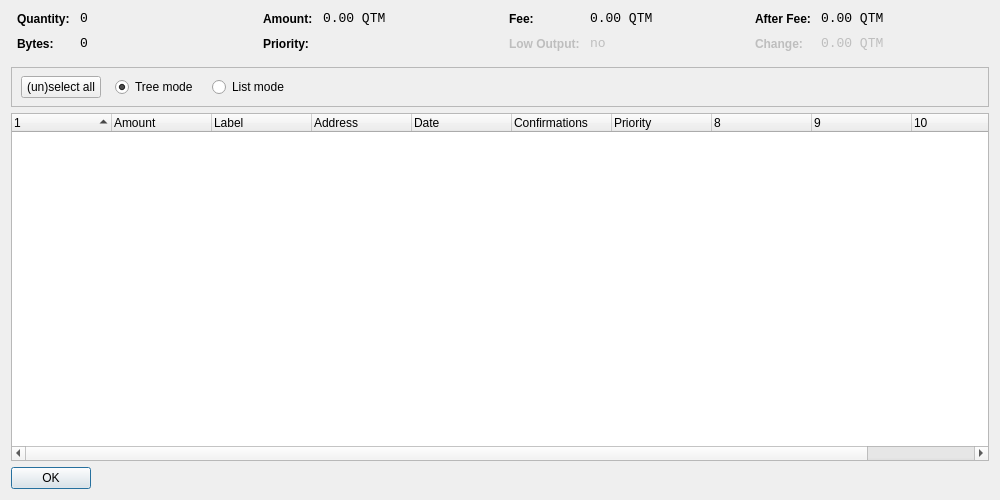
<?xml version="1.0" encoding="UTF-8"?>
<ui version="4.0">
 <class>CoinControlDialog</class>
 <widget class="QDialog" name="CoinControlDialog">
  <property name="geometry">
   <rect>
    <x>0</x>
    <y>0</y>
    <width>1000</width>
    <height>500</height>
   </rect>
  </property>
  <property name="windowTitle">
   <string>Coin Control</string>
  </property>
  <layout class="QVBoxLayout" name="verticalLayout">
   <item>
    <layout class="QHBoxLayout" name="horizontalLayoutTop" stretch="0,0,0,0">
     <property name="topMargin">
      <number>0</number>
     </property>
     <property name="bottomMargin">
      <number>10</number>
     </property>
     <item>
      <layout class="QFormLayout" name="formLayoutCoinControl1">
       <property name="horizontalSpacing">
        <number>10</number>
       </property>
       <property name="verticalSpacing">
        <number>10</number>
       </property>
       <property name="leftMargin">
        <number>6</number>
       </property>
       <property name="rightMargin">
        <number>6</number>
       </property>
       <item row="0" column="0">
        <widget class="QLabel" name="labelCoinControlQuantityText">
         <property name="styleSheet">
          <string notr="true">font-weight:bold;</string>
         </property>
         <property name="text">
          <string>Quantity:</string>
         </property>
        </widget>
       </item>
       <item row="0" column="1">
        <widget class="QLabel" name="labelCoinControlQuantity">
         <property name="font">
          <font>
           <family>Monospace</family>
           <pointsize>10</pointsize>
          </font>
         </property>
         <property name="cursor">
          <cursorShape>IBeamCursor</cursorShape>
         </property>
         <property name="contextMenuPolicy">
          <enum>Qt::ActionsContextMenu</enum>
         </property>
         <property name="text">
          <string notr="true">0</string>
         </property>
         <property name="textInteractionFlags">
          <set>Qt::LinksAccessibleByMouse|Qt::TextSelectableByKeyboard|Qt::TextSelectableByMouse</set>
         </property>
        </widget>
       </item>
       <item row="1" column="0">
        <widget class="QLabel" name="labelCoinControlBytesText">
         <property name="styleSheet">
          <string notr="true">font-weight:bold;</string>
         </property>
         <property name="text">
          <string>Bytes:</string>
         </property>
        </widget>
       </item>
       <item row="1" column="1">
        <widget class="QLabel" name="labelCoinControlBytes">
         <property name="font">
          <font>
           <family>Monospace</family>
           <pointsize>10</pointsize>
          </font>
         </property>
         <property name="cursor">
          <cursorShape>IBeamCursor</cursorShape>
         </property>
         <property name="contextMenuPolicy">
          <enum>Qt::ActionsContextMenu</enum>
         </property>
         <property name="text">
          <string notr="true">0</string>
         </property>
         <property name="textInteractionFlags">
          <set>Qt::LinksAccessibleByMouse|Qt::TextSelectableByKeyboard|Qt::TextSelectableByMouse</set>
         </property>
        </widget>
       </item>
      </layout>
     </item>
     <item>
      <layout class="QFormLayout" name="formLayoutCoinControl2">
       <property name="horizontalSpacing">
        <number>10</number>
       </property>
       <property name="verticalSpacing">
        <number>10</number>
       </property>
       <property name="leftMargin">
        <number>6</number>
       </property>
       <property name="rightMargin">
        <number>6</number>
       </property>
       <item row="0" column="0">
        <widget class="QLabel" name="labelCoinControlAmountText">
         <property name="styleSheet">
          <string notr="true">font-weight:bold;</string>
         </property>
         <property name="text">
          <string>Amount:</string>
         </property>
        </widget>
       </item>
       <item row="0" column="1">
        <widget class="QLabel" name="labelCoinControlAmount">
         <property name="font">
          <font>
           <family>Monospace</family>
           <pointsize>10</pointsize>
          </font>
         </property>
         <property name="cursor">
          <cursorShape>IBeamCursor</cursorShape>
         </property>
         <property name="contextMenuPolicy">
          <enum>Qt::ActionsContextMenu</enum>
         </property>
         <property name="text">
          <string notr="true">0.00 QTM</string>
         </property>
         <property name="textInteractionFlags">
          <set>Qt::LinksAccessibleByMouse|Qt::TextSelectableByKeyboard|Qt::TextSelectableByMouse</set>
         </property>
        </widget>
       </item>
       <item row="1" column="0">
        <widget class="QLabel" name="labelCoinControlPriorityText">
         <property name="styleSheet">
          <string notr="true">font-weight:bold;</string>
         </property>
         <property name="text">
          <string>Priority:</string>
         </property>
        </widget>
       </item>
       <item row="1" column="1">
        <widget class="QLabel" name="labelCoinControlPriority">
         <property name="font">
          <font>
           <family>Monospace</family>
           <pointsize>10</pointsize>
          </font>
         </property>
         <property name="cursor">
          <cursorShape>IBeamCursor</cursorShape>
         </property>
         <property name="contextMenuPolicy">
          <enum>Qt::ActionsContextMenu</enum>
         </property>
         <property name="text">
          <string/>
         </property>
         <property name="textInteractionFlags">
          <set>Qt::LinksAccessibleByMouse|Qt::TextSelectableByKeyboard|Qt::TextSelectableByMouse</set>
         </property>
        </widget>
       </item>
      </layout>
     </item>
     <item>
      <layout class="QFormLayout" name="formLayoutCoinControl3">
       <property name="horizontalSpacing">
        <number>10</number>
       </property>
       <property name="verticalSpacing">
        <number>10</number>
       </property>
       <property name="leftMargin">
        <number>6</number>
       </property>
       <property name="rightMargin">
        <number>6</number>
       </property>
       <item row="0" column="0">
        <widget class="QLabel" name="labelCoinControlFeeText">
         <property name="styleSheet">
          <string notr="true">font-weight:bold;</string>
         </property>
         <property name="text">
          <string>Fee:</string>
         </property>
        </widget>
       </item>
       <item row="0" column="1">
        <widget class="QLabel" name="labelCoinControlFee">
         <property name="font">
          <font>
           <family>Monospace</family>
           <pointsize>10</pointsize>
          </font>
         </property>
         <property name="cursor">
          <cursorShape>IBeamCursor</cursorShape>
         </property>
         <property name="contextMenuPolicy">
          <enum>Qt::ActionsContextMenu</enum>
         </property>
         <property name="text">
          <string notr="true">0.00 QTM</string>
         </property>
         <property name="textInteractionFlags">
          <set>Qt::LinksAccessibleByMouse|Qt::TextSelectableByKeyboard|Qt::TextSelectableByMouse</set>
         </property>
        </widget>
       </item>
       <item row="1" column="0">
        <widget class="QLabel" name="labelCoinControlLowOutputText">
         <property name="enabled">
          <bool>false</bool>
         </property>
         <property name="styleSheet">
          <string notr="true">font-weight:bold;</string>
         </property>
         <property name="text">
          <string>Low Output:</string>
         </property>
        </widget>
       </item>
       <item row="1" column="1">
        <widget class="QLabel" name="labelCoinControlLowOutput">
         <property name="enabled">
          <bool>false</bool>
         </property>
         <property name="font">
          <font>
           <family>Monospace</family>
           <pointsize>10</pointsize>
          </font>
         </property>
         <property name="cursor">
          <cursorShape>IBeamCursor</cursorShape>
         </property>
         <property name="contextMenuPolicy">
          <enum>Qt::ActionsContextMenu</enum>
         </property>
         <property name="text">
          <string notr="true">no</string>
         </property>
         <property name="textInteractionFlags">
          <set>Qt::LinksAccessibleByMouse|Qt::TextSelectableByKeyboard|Qt::TextSelectableByMouse</set>
         </property>
        </widget>
       </item>
      </layout>
     </item>
     <item>
      <layout class="QFormLayout" name="formLayoutCoinControl4">
       <property name="horizontalSpacing">
        <number>10</number>
       </property>
       <property name="verticalSpacing">
        <number>10</number>
       </property>
       <property name="leftMargin">
        <number>6</number>
       </property>
       <property name="rightMargin">
        <number>6</number>
       </property>
       <item row="0" column="0">
        <widget class="QLabel" name="labelCoinControlAfterFeeText">
         <property name="styleSheet">
          <string notr="true">font-weight:bold;</string>
         </property>
         <property name="text">
          <string>After Fee:</string>
         </property>
        </widget>
       </item>
       <item row="0" column="1">
        <widget class="QLabel" name="labelCoinControlAfterFee">
         <property name="font">
          <font>
           <family>Monospace</family>
           <pointsize>10</pointsize>
          </font>
         </property>
         <property name="cursor">
          <cursorShape>IBeamCursor</cursorShape>
         </property>
         <property name="contextMenuPolicy">
          <enum>Qt::ActionsContextMenu</enum>
         </property>
         <property name="text">
          <string notr="true">0.00 QTM</string>
         </property>
         <property name="textInteractionFlags">
          <set>Qt::LinksAccessibleByMouse|Qt::TextSelectableByKeyboard|Qt::TextSelectableByMouse</set>
         </property>
        </widget>
       </item>
       <item row="1" column="0">
        <widget class="QLabel" name="labelCoinControlChangeText">
         <property name="enabled">
          <bool>false</bool>
         </property>
         <property name="styleSheet">
          <string notr="true">font-weight:bold;</string>
         </property>
         <property name="text">
          <string>Change:</string>
         </property>
        </widget>
       </item>
       <item row="1" column="1">
        <widget class="QLabel" name="labelCoinControlChange">
         <property name="enabled">
          <bool>false</bool>
         </property>
         <property name="font">
          <font>
           <family>Monospace</family>
           <pointsize>10</pointsize>
          </font>
         </property>
         <property name="cursor">
          <cursorShape>IBeamCursor</cursorShape>
         </property>
         <property name="contextMenuPolicy">
          <enum>Qt::ActionsContextMenu</enum>
         </property>
         <property name="text">
          <string notr="true">0.00 QTM</string>
         </property>
         <property name="textInteractionFlags">
          <set>Qt::LinksAccessibleByMouse|Qt::TextSelectableByKeyboard|Qt::TextSelectableByMouse</set>
         </property>
        </widget>
       </item>
      </layout>
     </item>
    </layout>
   </item>
   <item>
    <widget class="QFrame" name="frame">
     <property name="minimumSize">
      <size>
       <width>0</width>
       <height>40</height>
      </size>
     </property>
     <property name="frameShape">
      <enum>QFrame::StyledPanel</enum>
     </property>
     <property name="frameShadow">
      <enum>QFrame::Sunken</enum>
     </property>
     <widget class="QWidget" name="horizontalLayoutWidget">
      <property name="geometry">
       <rect>
        <x>10</x>
        <y>0</y>
        <width>781</width>
        <height>41</height>
       </rect>
      </property>
      <layout class="QHBoxLayout" name="horizontalLayoutPanel" stretch="0,0,0,0,0">
       <property name="spacing">
        <number>14</number>
       </property>
       <item>
        <widget class="QPushButton" name="pushButtonSelectAll">
         <property name="sizePolicy">
          <sizepolicy hsizetype="Maximum" vsizetype="Fixed">
           <horstretch>0</horstretch>
           <verstretch>0</verstretch>
          </sizepolicy>
         </property>
         <property name="text">
          <string>(un)select all</string>
         </property>
        </widget>
       </item>
       <item>
        <widget class="QRadioButton" name="radioTreeMode">
         <property name="sizePolicy">
          <sizepolicy hsizetype="Maximum" vsizetype="Fixed">
           <horstretch>0</horstretch>
           <verstretch>0</verstretch>
          </sizepolicy>
         </property>
         <property name="text">
          <string>Tree mode</string>
         </property>
         <property name="checked">
          <bool>true</bool>
         </property>
        </widget>
       </item>
       <item>
        <widget class="QRadioButton" name="radioListMode">
         <property name="sizePolicy">
          <sizepolicy hsizetype="Maximum" vsizetype="Fixed">
           <horstretch>0</horstretch>
           <verstretch>0</verstretch>
          </sizepolicy>
         </property>
         <property name="text">
          <string>List mode</string>
         </property>
        </widget>
       </item>
       <item>
        <spacer name="horizontalSpacer">
         <property name="orientation">
          <enum>Qt::Horizontal</enum>
         </property>
         <property name="sizeHint" stdset="0">
          <size>
           <width>40</width>
           <height>20</height>
          </size>
         </property>
        </spacer>
       </item>
      </layout>
     </widget>
    </widget>
   </item>
   <item>
    <widget class="CoinControlTreeWidget" name="treeWidget">
     <property name="contextMenuPolicy">
      <enum>Qt::CustomContextMenu</enum>
     </property>
     <property name="sortingEnabled">
      <bool>false</bool>
     </property>
     <property name="columnCount">
      <number>11</number>
     </property>
     <attribute name="headerShowSortIndicator" stdset="0">
      <bool>true</bool>
     </attribute>
     <attribute name="headerStretchLastSection">
      <bool>false</bool>
     </attribute>
     <column>
      <property name="text">
       <string/>
      </property>
     </column>
     <column>
      <property name="text">
       <string>Amount</string>
      </property>
     </column>
     <column>
      <property name="text">
       <string>Label</string>
      </property>
     </column>
     <column>
      <property name="text">
       <string>Address</string>
      </property>
     </column>
     <column>
      <property name="text">
       <string>Date</string>
      </property>
     </column>
     <column>
      <property name="text">
       <string>Confirmations</string>
      </property>
      <property name="toolTip">
       <string>Confirmed</string>
      </property>
     </column>
     <column>
      <property name="text">
       <string>Priority</string>
      </property>
     </column>
     <column>
      <property name="text">
       <string/>
      </property>
     </column>
     <column>
      <property name="text">
       <string/>
      </property>
     </column>
     <column>
      <property name="text">
       <string/>
      </property>
     </column>
     <column>
      <property name="text">
       <string/>
      </property>
     </column>
    </widget>
   </item>
   <item>
    <widget class="QDialogButtonBox" name="buttonBox">
     <property name="sizePolicy">
      <sizepolicy hsizetype="Maximum" vsizetype="Fixed">
       <horstretch>0</horstretch>
       <verstretch>0</verstretch>
      </sizepolicy>
     </property>
     <property name="orientation">
      <enum>Qt::Horizontal</enum>
     </property>
     <property name="standardButtons">
      <set>QDialogButtonBox::Ok</set>
     </property>
    </widget>
   </item>
  </layout>
 </widget>
 <customwidgets>
  <customwidget>
   <class>CoinControlTreeWidget</class>
   <extends>QTreeWidget</extends>
   <header>coincontroltreewidget.h</header>
  </customwidget>
 </customwidgets>
 <resources/>
 <connections/>
</ui>
